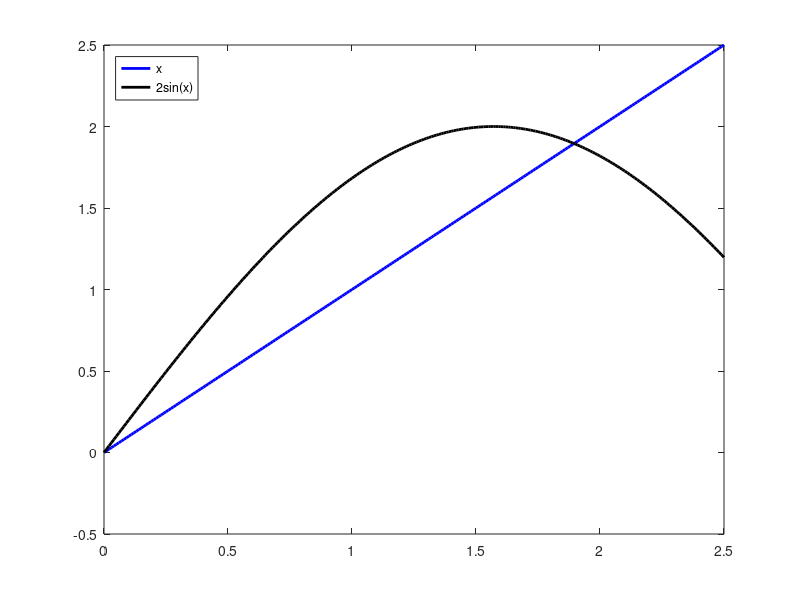

This figure's MATLAB source: (Note: this script raises an error after producing the figure.)
clear
close all
clc

%% Problem 1 using a while loop
%uses the Bisection method to find a solution accurate to within 10^-8
%for x-2^{-x}=0 on the interval [0,1]
fprintf('\n -------Solution of Problem 1-------\n\n');
f = @(x) x-2.^(-x);
a = 0;
b = 1;
tolexp = -8;
tolerance = 10^tolexp;
maxiterations = 30;

k = 1;

while k <= maxiterations
    
    x = (a+b)/2;
    
    if f(x) == 0 || (b-a)/2 < tolerance
        break
    end
        
    if sign(f(a))*sign(f(x)) == -1
        b = x;
    else 
        a = x;
    end
    
    k = k+1;
end

if k < maxiterations+1
    fprintf('Tolerance: 10^%i, Approximation: %.8f, Iterations: %i\n', tolexp, x, k);
else
    fprintf('The max number of iterations (%i) was reached before convergence\n', maxiterations);
end


%% Problem 2
%uses the Bisection method to find a solution accurate to within 10^-12
%for x-2^{-x}=0 on the interval [0,1]
fprintf('\n -------Solution of Problem 2-------\n\n');
f = @(x) x-2.^(-x);
a = 0;
b = 1;
tolexp = -12;
tolerance = 10^tolexp;
maxiterations = 30;

k = 1;

while k <= maxiterations
    
    x = (a+b)/2;
    
    if f(x) == 0 || (b-a)/2 < tolerance
        break
    end
        
    if sign(f(a))*sign(f(x)) == -1
        b = x;
    else 
        a = x;
    end
    
    k = k+1;
end

if k < maxiterations+1
    fprintf('Tolerance: 10^%i, Approximation: %.12f, Iterations: %i\n', tolexp, x, k);
else
    fprintf('The max number of iterations (%i) was reached before convergence\n', maxiterations);
end


%% Problem 3
%plots y = x and y = 2 sin(x) and finds the first positive solution of
%x = 2 sin(x)
fprintf('\n -------Solution of Problem 3-------\n\n');
xp = 0:0.01:2.5;

figure
plot(xp, xp,'b','LineWidth',2)
hold on
plot(xp,2*sin(xp),'k','LineWidth',2)
axis([0 2.5 -0.5 2.5])
legend({'x','2sin(x)'},'Location','NorthWest')

f = @(x) x-2*sin(x);

a = 1;
b = 3;

tolexp = -8;
tolerance = 10^tolexp;
maxiterations = 100;

xold = 999;
k = 1;

while k <= maxiterations
    
    xnew = (a+b)/2;
    
    if f(xnew) == 0 || abs((xnew-xold)/xnew) < tolerance
        break
    end
        
    if sign(f(a))*sign(f(xnew)) == -1
        b = xnew;
    else
        a = xnew;
    end
    
    k = k+1;
    xold = xnew;
end

if k < maxiterations+1
    fprintf('Tolerance: 10^%i, Approximation: %.8f, Iterations: %i\n', tolexp, xnew, k);
else
    fprintf('The max number of iterations (%i) was reached before convergence\n', maxiterations);
end

%% Problem 4
%uses four different fixed-point iteration functions to approximate 
%21^(1/3) accurate to within 10^{-10}; compares the speed of 
%convergence based on the number of iterations for the four methods
fprintf('\n -------Solution of Problem 4-------\n\n');
x0 = 1; 
tolexp = -10;
maxiterations = 150;

%first fixed-point iteration function
g = @(x) (20*x+21/x^2)/21;

fpiteration(g, x0, maxiterations, tolexp);

%second fixed-point iteration function
g = @(x) x-(x^3-21)/(3*x^2);

fpiteration(g, x0, maxiterations, tolexp);

%third fixed-point iteration function
g = @(x) x-(x^4-21*x)/(x^2-21);

fpiteration(g, x0, maxiterations, tolexp);

%fourth fixed-point iteration function
g = @(x) (21/x)^(1/2);

fpiteration(g, x0, maxiterations, tolexp);

fprintf('From fastest to slowest: b, d, a (c does not converge). \n')

%---------------------------Function--------------------------------------%
function fpiteration(g, x0, maxiterations, tolexp)
%uses fixed-point iteration to generate approximations

%INPUT
%   g: function used for fixed-point iteration
%   maxiterations: max number of iterations
%   x0: initial guess
%   tolexp: exponent ofstopping criteria tolerance

    %initializes counter for first iteration
    k = 1;

    %outputs initial guess
    fprintf('k: 0\tx0: %.10f\n', x0) 

    while  k <= maxiterations
        %performs fixed-point iteration
        x = g(x0); 
    
        %outputs iteration number, approximation, and difference from last
        %approximation
        fprintf('k: %i \tx_%i: %.10f\t|x_%i-x_%i|: %.10f\n', k, k, x,...
            k, k-1, abs(x-x0)) 
    
        %checks stopping criteria
        if abs(x-x0) < 10^tolexp
            break
        end
        
        %increments iteration count
        k = k+1;
    
        %updates 'initial guess' for next iteration
        x0 = x;
    end
    
    if k < maxiterations+1
        fprintf(['Tolerance: 10^%i, Approximation: %.' num2str(abs(tolexp)+1) 'f, Iterations: %i\n\n'],...
        tolexp, x, k);
    else
        fprintf('The max number of iterations %i was reached before convergence\n\n', maxiterations);
    end
end
%-------------------------------------------------------------------------%
